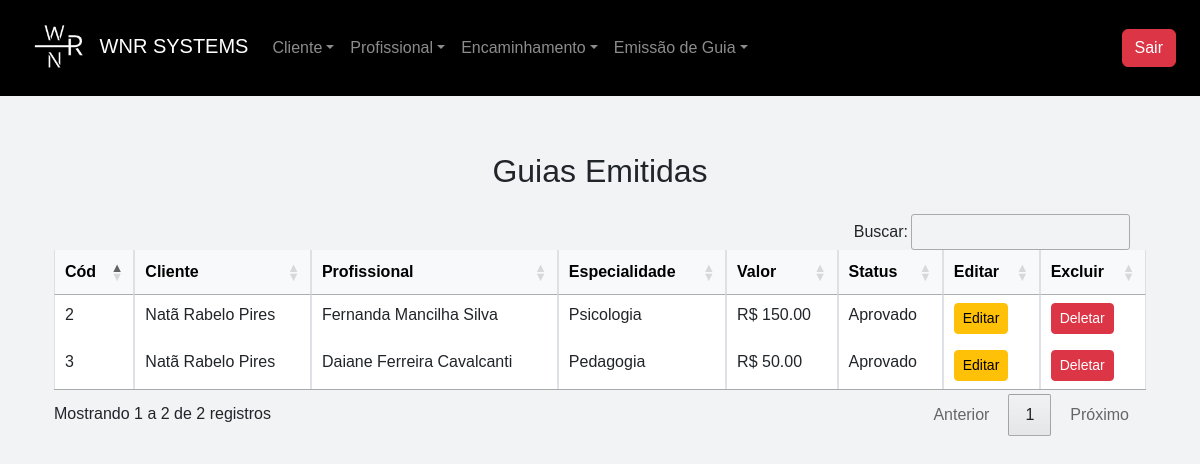
Before: /listar_guia (signed in) with the older database file.
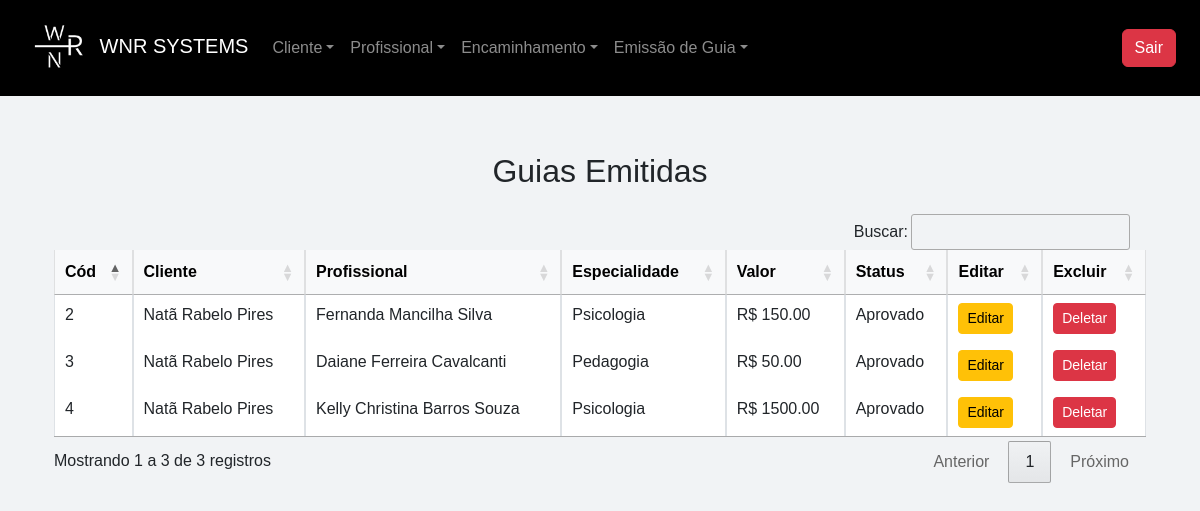
After: the same page with the newer database file.
### app/models.py (models this page shows)
class Guia(db.Model):
    __tablename__ = "guias"
    id                      = Column(Integer, primary_key=True, index=True)
    cliente_id              = Column(Integer, ForeignKey("clientes.id"))
    profissional_id         = Column(Integer, ForeignKey("profissionais.id"))
    data_original           = Column(Date)
    hora_emissao            = Column(String)
    observacoes_gerais      = Column(String)
    quantidade_emissoes     = Column(Integer)
    tipo_pagamento          = Column(String)
    valor_unitario          = Column(Float)
    valor_total             = Column(Float)
    pago                    = Column(String)
    cliente = relationship("Cliente", back_populates="guias")
    profissional = relationship("Profissional", back_populates="guias")

class Cliente(db.Model):
    __tablename__ = "clientes"
    id                      = Column(Integer, primary_key=True, index=True)
    nome                    = Column(String, index=True)
    cpf                     = Column(String(11), unique=True, index=True)
    email                   = Column(String, index=True)
    data_nascimento         = Column(Date)
    renda_familiar          = Column(Float)
    bairro                  = Column(String)
    canal_divulgacao        = Column(String)
    cep                     = Column(String(8))
    cidade                  = Column(String)
    condicao_habitacao      = Column(String)
    cpf_responsavel         = Column(String(11), nullable=True, default="")
    complemento             = Column(String)
    numero_cs               = Column(String)
    despesa_mensal          = Column(Float)
    escolaridade            = Column(String)
    estado                  = Column(String)
    endereco                = Column(String)
    fone_contato            = Column(String)
    fone_pessoal            = Column(String)
    foto                    = Column(String)
    grau_parentesco         = Column(String)
    nome_plano_saude        = Column(String, default="Sem plano de Saúde")
    nome_responsavel        = Column(String, default="")
    numero_filhos           = Column(Integer, default=0)
    possui_filhos           = Column(String)
    plano_saude             = Column(String)
    previdenciario          = Column(String)
    profissao               = Column(String)
    remuneracao             = Column(Float)
    rg                      = Column(String)
    saldo                   = Column(Float)
    sexo                    = Column(String)
    tipo_moradia            = Column(String)
    transporte              = Column(String)
    idade                   = Column(String)
    encaminhamentos = relationship("Encaminhamento", back_populates="cliente", cascade="all, delete-orphan")
    guias = relationship("Guia", back_populates="cliente")

class Profissional(db.Model):
    __tablename__ = "profissionais"
    id                      = Column(Integer, primary_key=True, index=True)
    nome                    = Column(String, index=True)
    cpf                     = Column(String(11), unique=True, index=True)
    email                   = Column(String, unique=True, index=True)
    data_nascimento         = Column(Date)
    bairro                  = Column(String)
    banco                   = Column(String)
    cep                     = Column(String(8))
    cidade                  = Column(String)
    complemento             = Column(String)
    graduacao               = Column(String)
    issqn                   = Column(String)
    fone_pessoal            = Column(String)
    fone_profissional       = Column(String)
    foto                    = Column(String)
    curriculum_lattes       = Column(String)
    dias_horas_disponiveis  = Column(String)
    endereco_profissional   = Column(String)
    estado                  = Column(String)
    observacoes             = Column(String)
    pix                     = Column(String)
    registro_profissional   = Column(String)
    rg                      = Column(String)
    valor_minimo            = Column(Float)
    encaminhamentos = relationship("Encaminhamento", back_populates="profissional", cascade="all, delete-orphan")
    guias = relationship("Guia", back_populates="profissional")

### app/routes/guide_routes.py (the view)
@guide_bp.route('/listar_guia', methods=['GET', 'POST'])
@login_required
@role_required('atendimento', 'financeiro', 'admin')
def listar_guia():
    guias = Guia.query.all()
    usuario = current_user
    return render_template('guides/list.html', guias = guias, usuario=usuario)

### app/__init__.py (called while the page is built)
@login_manager.user_loader
def load_user(id):
    return Usuario.query.get(int(id))  # Converte para inteiro e busca no banco

### app/templates/guides/list.html (shortened to what this page needs)
{% extends 'base.html' %}
{% block content %}
<div class="container mt-5">
    <h2 class="text-center mb-4 mt-5">Guias Emitidas</h2>
    <div class="card-body">
        <table id="table" class="table table-bordered table-hover">
            <thead class="table-light">
                <tr>
                    <th>Cód</th>
                    <th>Cliente</th>
                    <th>Profissional</th>
                    <th>Especialidade</th>
                    <th>Valor</th>
                    <th>Status</th>
                    {% if usuario.role == "admin" or usuario.role == "financeiro"%}
                    <th>Editar</th>
                    {% endif %}
                    {% if usuario.role == "admin" %}
                    <th>Excluir</th>
                    {% endif %}
                </tr>
            </thead>
            <tbody>
                {% for guia in guias %}
                    <tr>
                        <td>{{ guia.id }}</td>
                        <td>{{ guia.cliente.nome }}</td>
                        <td>{{ guia.profissional.nome }}</td>
                        <td>{{ guia.profissional.graduacao }}</td>
                        <td>R$ {{ "%0.2f"|format(guia.valor_total) }}</td>
                        <td>{{ guia.pago }}</td>
                        {% if usuario.role == "admin" or usuario.role == "financeiro"%}
                        <td><a href="{{ url_for('guide_bp.editar_guia', id=guia.id) }}" class="btn btn-sm btn-warning">Editar</a></td>
                        {% endif %}
                        {% if usuario.role == "admin" %}
                        <td><a href="{{ url_for('guide_bp.deletar_guia', id=guia.id) }}" class="btn btn-sm btn-danger" data-bs-toggle="modal" data-bs-target="#confirmarExclusao" data-id="{{ guia.id }}">Deletar</a></td>
                        {% endif %}
                    </tr>
                  {% endfor %}
            </tbody>
        </table>
    </div>
</div>
{% endblock %}

### app/templates/base.html (shortened to what this page needs)
<!DOCTYPE html>
<html lang="pt-BR">
<head>
    <link href="https://cdn.jsdelivr.net/npm/bootstrap@5.3.0/dist/css/bootstrap.min.css" rel="stylesheet">
    <link rel="stylesheet" href="https://cdn.jsdelivr.net/npm/bootstrap-icons/font/bootstrap-icons.css">
    <link rel="stylesheet" href="https://cdn.datatables.net/1.11.5/css/jquery.dataTables.min.css">
    <link rel="stylesheet" href="https://cdn.datatables.net/buttons/2.2.3/css/buttons.dataTables.min.css">
    <link rel="stylesheet" href="{{ url_for('static', filename='css/base.css') }}">
</head>
<body>
    <nav class="navbar navbar-expand-lg navbar-dark bg-black px-4 fixed-top">
        <a class="navbar-brand" href="{{ url_for('main_bp.menu' )}}">
            <img src="{{ url_for('static', filename='image/logo.png') }}" alt="Logo" width="70" height="70" class="d-inline-block align-text-center">
            WNR SYSTEMS
        </a>
        <div class="collapse navbar-collapse" id="navbarNav">
            <ul class="navbar-nav me-auto">
                <li class="nav-item dropdown">
                    <a class="nav-link dropdown-toggle" href="#" role="button" data-bs-toggle="dropdown">Cliente</a>
                </li>
                <li class="nav-item dropdown">
                    <a class="nav-link dropdown-toggle" href="#" role="button" data-bs-toggle="dropdown">Profissional</a>
                </li>
                <li class="nav-item dropdown">
                    <a class="nav-link dropdown-toggle" href="#" role="button" data-bs-toggle="dropdown">Encaminhamento</a>
                </li>
                <li class="nav-item dropdown">
                    <a class="nav-link dropdown-toggle" href="#" role="button" data-bs-toggle="dropdown">Emissão de Guia</a>
                </li>
            </ul>
            <a href="{{ url_for('auth_bp.logout')}}" class="btn btn-danger" data-bs-toggle="modal" data-bs-target="#ConfirmarSair">Sair</a>
        </div>
    </nav>
    <div class="container container-fluid mt-5">
        {% block content %}{% endblock %}
    </div>
</body>
</html>

### app/static/css/base.css (style rules this page uses)
body { display: flex; flex-direction: column; margin: 0; padding-top: 56px; font-family: Arial, sans-serif; background-color: #f1f3f5; }

Changed rows visible on the page:
added Guia: id "4", cliente.nome "Natã Rabelo Pires", profissional.nome "Kelly Christina Barros Souza", profissional.graduacao "Psicologia", valor_total "1500.00", pago "Aprovado"
Other visible differences:
text written by a page script: "Buscar: Mostrando 1 a 2 de 2 registros Anterior 1 Próximo" → "Buscar: Mostrando 1 a 3 de 3 registros Anterior 1 Próximo"
